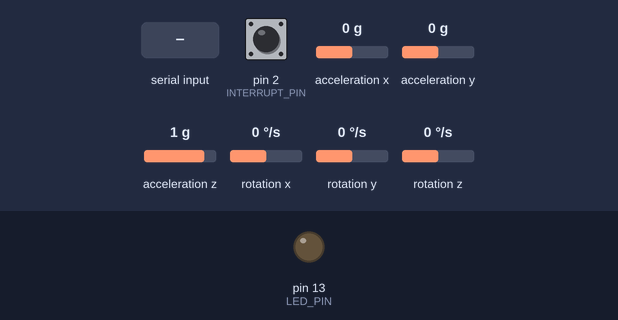
A sketch run on a simulated Arduino Uno, built with avr-gcc and run on an emulated ATmega328P. Shown: output pins drawn as LEDs (lit = HIGH). Dashed ring = blinking. Inputs (shaded band) come from the test bench; at power-on: acceleration z 1 g, acceleration y 0 g, pin 2 (INTERRUPT_PIN) LOW, acceleration x 0 g, rotation x 0 °/s, rotation y 0 °/s, rotation z 0 °/s. The sensor or clock chip raises its interrupt line as the real part does; what the sketch prints to the serial monitor is not drawn.

Above: at 0.9 s.
1.0 s: "c\n" received over Serial
At 2.29 s:
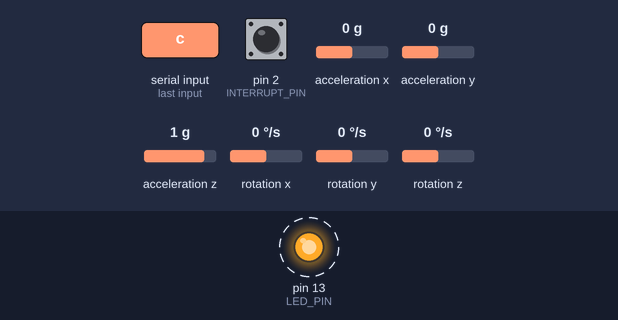
4.0 s: acceleration z set to -1.4 g
At 5.8 s:
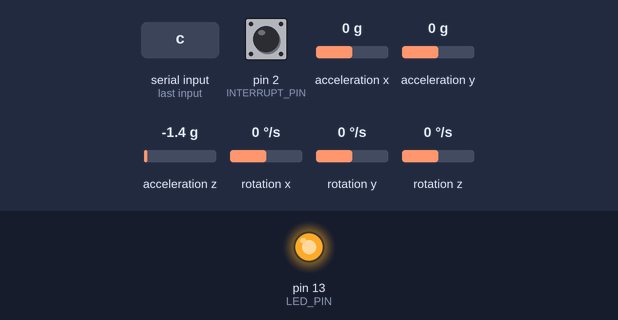
7.0 s: acceleration z set to 0 g
10.0 s: "c\n" received over the second serial link
13.0 s: "1\n" received over the second serial link
16.0 s: acceleration y set to -1.4 g
Timing chart, 0 to 20.0 s (numbered marks = the images above; inputs shaded):
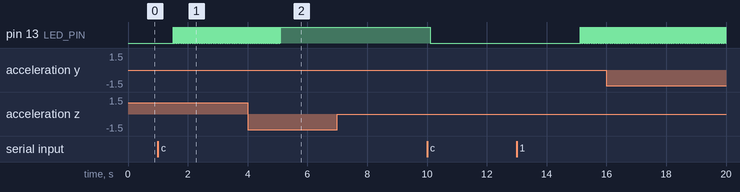

Measured:
- after the input at 1.0 s, pin 13 (LED_PIN): alternates HIGH for 0.01 s and LOW for 0.01 s, starting after 0.52 s
- after the input at 7.0 s, every drawn part: stays the same

The sketch:

baby_sensor.ino
```cpp
#include "I2Cdev.h"
#include "MPU6050_6Axis_MotionApps20.h"
//#include "MPU6050.h" // not necessary if using MotionApps include file

#include "math.h"
#include "SoftwareSerial.h"
#include <Timer.h>
// Arduino Wire library is required if I2Cdev I2CDEV_ARDUINO_WIRE implementation
// is used in I2Cdev.h
#if I2CDEV_IMPLEMENTATION == I2CDEV_ARDUINO_WIRE
    #include "Wire.h"
#endif

// class default I2C address is 0x68
// specific I2C addresses may be passed as a parameter here
// AD0 low = 0x68 (default for SparkFun breakout and InvenSense evaluation board)
// AD0 high = 0x69
Timer timer;
int warning_check_time = 0;
MPU6050 mpu;
bool checking_container[100];
int idx = 0;
SoftwareSerial bluetooth(7,8);
int elsenum = 0;
bool recheck = false;
//MPU6050 mpu(0x69); // <-- use for AD0 high

/* =========================================================================
   NOTE: In addition to connection 3.3v, GND, SDA, and SCL, this sketch
   depends on the MPU-6050's INT pin being connected to the Arduino's
   external interrupt #0 pin. On the Arduino Uno and Mega 2560, this is
   digital I/O pin 2.
 * ========================================================================= */

/* =========================================================================
   NOTE: Arduino v1.0.1 with the Leonardo board generates a compile error
   when using Serial.write(buf, len). The Teapot output uses this method.
   The solution requires a modification to the Arduino USBAPI.h file, which
   is fortunately simple, but annoying. This will be fixed in the next IDE
   release. For more info, see these links:

   http://arduino.cc/forum/index.php/topic,109987.0.html
   http://code.google.com/p/arduino/issues/detail?id=958
 * ========================================================================= */


// uncomment "OUTPUT_READABLE_QUATERNION" if you want to see the actual
// quaternion components in a [w, x, y, z] format (not best for parsing
// on a remote host such as Processing or something though)
//#define OUTPUT_READABLE_QUATERNION

// uncomment "OUTPUT_READABLE_EULER" if you want to see Euler angles
// (in degrees) calculated from the quaternions coming from the FIFO.
// Note that Euler angles suffer from gimbal lock (for more info, see
// http://en.wikipedia.org/wiki/Gimbal_lock)
//#define OUTPUT_READABLE_EULER

// uncomment "OUTPUT_READABLE_YAWPITCHROLL" if you want to see the yaw/
// pitch/roll angles (in degrees) calculated from the quaternions coming
// from the FIFO. Note this also requires gravity vector calculations.
// Also note that yaw/pitch/roll angles suffer from gimbal lock (for
// more info, see: http://en.wikipedia.org/wiki/Gimbal_lock)
#define OUTPUT_READABLE_YAWPITCHROLL

// uncomment "OUTPUT_READABLE_REALACCEL" if you want to see acceleration
// components with gravity removed. This acceleration reference frame is
// not compensated for orientation, so +X is always +X according to the
// sensor, just without the effects of gravity. If you want acceleration
// compensated for orientation, us OUTPUT_READABLE_WORLDACCEL instead.
//#define OUTPUT_READABLE_REALACCEL

// uncomment "OUTPUT_READABLE_WORLDACCEL" if you want to see acceleration
// components with gravity removed and adjusted for the world frame of
// reference (yaw is relative to initial orientation, since no magnetometer
// is present in this case). Could be quite handy in some cases.
//#define OUTPUT_READABLE_WORLDACCEL

// uncomment "OUTPUT_TEAPOT" if you want output that matches the
// format used for the InvenSense teapot demo
//#define OUTPUT_TEAPOT


#define INTERRUPT_PIN 2  // use pin 2 on Arduino Uno & most boards
#define LED_PIN 13 // (Arduino is 13, Teensy is 11, Teensy++ is 6)
bool blinkState = false;

// MPU control/status vars
bool dmpReady = false;  // set true if DMP init was successful
uint8_t mpuIntStatus;   // holds actual interrupt status byte from MPU
uint8_t devStatus;      // return status after each device operation (0 = success, !0 = error)
uint16_t packetSize;    // expected DMP packet size (default is 42 bytes)
uint16_t fifoCount;     // count of all bytes currently in FIFO
uint8_t fifoBuffer[64]; // FIFO storage buffer

// orientation/motion vars
Quaternion q;           // [w, x, y, z]         quaternion container
VectorInt16 aa;         // [x, y, z]            accel sensor measurements
VectorInt16 aaReal;     // [x, y, z]            gravity-free accel sensor measurements
VectorInt16 aaWorld;    // [x, y, z]            world-frame accel sensor measurements
VectorFloat gravity;    // [x, y, z]            gravity vector
float euler[3];         // [psi, theta, phi]    Euler angle container
float ypr[3];           // [yaw, pitch, roll]   yaw/pitch/roll container and gravity vector

// packet structure for InvenSense teapot demo
uint8_t teapotPacket[14] = { '$', 0x02, 0,0, 0,0, 0,0, 0,0, 0x00, 0x00, '\r', '\n' };


// ================================================================
// ===               INTERRUPT DETECTION ROUTINE                ===
// ================================================================

volatile bool mpuInterrupt = false;     // indicates whether MPU interrupt pin has gone high
void dmpDataReady() {
    mpuInterrupt = true;
}


// ================================================================
// ===                      INITIAL SETUP                       ===
// ================================================================

void setup() {
    // join I2C bus (I2Cdev library doesn't do this automatically)
    #if I2CDEV_IMPLEMENTATION == I2CDEV_ARDUINO_WIRE
        Wire.begin();
        Wire.setClock(400000); // 400kHz I2C clock. Comment this line if having compilation difficulties
    #elif I2CDEV_IMPLEMENTATION == I2CDEV_BUILTIN_FASTWIRE
        Fastwire::setup(400, true);
    #endif

    // initialize serial communication
    // (115200 chosen because it is required for Teapot Demo output, but it's
    // really up to you depending on your project)
    Serial.begin(115200);
    bluetooth.begin(115200);
    sensor_init();
}

/////

  void check(){
        mpu.dmpGetQuaternion(&q, fifoBuffer);
        mpu.dmpGetGravity(&gravity, &q);
        mpu.dmpGetYawPitchRoll(ypr, &q, &gravity);
        Serial.print("ypr\t");
        Serial.print(ypr[0] * 180/M_PI);
        Serial.print("\t");
        Serial.print(ypr[1] * 180/M_PI);
        Serial.print("\t");
        Serial.println(ypr[2] * 180/M_PI);

        if(fabs(ypr[2] * 180/M_PI)>90){
          Serial.print("------------------warning------------------\n");
          ifhandler();
        }
        else{
          if(recheck == true){
            bluetooth.print("stable\n");
            Serial.print("stable보냈다 보냈다 보냈따 보냈다 send data\n");
            delay(5000);
            recheck = false;
          }
          idx = 0;
          //elsehandler();
        }
  }

  void ifhandler(){
    Serial.print(idx);
    //checking_container[idx] = true;
    idx++;

    if(idx == 99){
      bluetooth.print("warning\n");
      Serial.print("보냈다 보냈다 보냈따 보냈다 send data\n");
      recheck = true;
      //elsehandler();
      delay(5000);
    }
  }
  /*
  void elsehandler(){
    idx = 0;
    for(int i = 0; i < 100; i++){
    checking_container[i] = false;
    }
  }
  */
// ================================================================
// ===                    MAIN PROGRAM LOOP                     ===
// ================================================================

void loop() {
  if(bluetooth.available()){
    Serial.write(bluetooth.read());
    Serial.write("\n");
  }
  sensor_start();
}

void sensor_init(){
    while (!Serial); // wait for Leonardo enumeration, others continue immediately

    // NOTE: 8MHz or slower host processors, like the Teensy @ 3.3V or Arduino
    // Pro Mini running at 3.3V, cannot handle this baud rate reliably due to
    // the baud timing being too misaligned with processor ticks. You must use
    // 38400 or slower in these cases, or use some kind of external separate
    // crystal solution for the UART timer.

    // initialize device
    Serial.println(F("Initializing I2C devices..."));
    mpu.initialize();
    pinMode(INTERRUPT_PIN, INPUT);

    // verify connection
    Serial.println(F("Testing device connections..."));
    Serial.println(mpu.testConnection() ? F("MPU6050 connection successful") : F("MPU6050 connection failed"));

    // wait for ready
    Serial.println(F("\nSend any character to begin DMP programming and demo: "));
    while (Serial.available() && Serial.read()); // empty buffer
    while (!Serial.available());                 // wait for data
    while (Serial.available() && Serial.read()); // empty buffer again

    // load and configure the DMP
    Serial.println(F("Initializing DMP..."));
    devStatus = mpu.dmpInitialize();

    // supply your own gyro offsets here, scaled for min sensitivity
    mpu.setXGyroOffset(220);
    mpu.setYGyroOffset(76);
    mpu.setZGyroOffset(-85);
    mpu.setZAccelOffset(1788); // 1688 factory default for my test chip

    // make sure it worked (returns 0 if so)
    if (devStatus == 0) {
        // Calibration Time: generate offsets and calibrate our MPU6050
        mpu.CalibrateAccel(6);
        mpu.CalibrateGyro(6);
        mpu.PrintActiveOffsets();
        // turn on the DMP, now that it's ready
        Serial.println(F("Enabling DMP..."));
        mpu.setDMPEnabled(true);

        // enable Arduino interrupt detection
        Serial.print(F("Enabling interrupt detection (Arduino external interrupt "));
        Serial.print(digitalPinToInterrupt(INTERRUPT_PIN));
        Serial.println(F(")..."));
        attachInterrupt(digitalPinToInterrupt(INTERRUPT_PIN), dmpDataReady, RISING);
        mpuIntStatus = mpu.getIntStatus();

        // set our DMP Ready flag so the main loop() function knows it's okay to use it
        Serial.println(F("DMP ready! Waiting for first interrupt..."));
        dmpReady = true;

        // get expected DMP packet size for later comparison
        packetSize = mpu.dmpGetFIFOPacketSize();
    } else {
        // ERROR!
        // 1 = initial memory load failed
        // 2 = DMP configuration updates failed
        // (if it's going to break, usually the code will be 1)
        Serial.print(F("DMP Initialization failed (code "));
        Serial.print(devStatus);
        Serial.println(F(")"));
    }

    // configure LED for output
    pinMode(LED_PIN, OUTPUT);
}
void sensor_start(){
  // if programming failed, don't try to do anything
    if (!dmpReady) return;

    // wait for MPU interrupt or extra packet(s) available
    while (!mpuInterrupt && fifoCount < packetSize) {
        if (mpuInterrupt && fifoCount < packetSize) {
          // try to get out of the infinite loop
          fifoCount = mpu.getFIFOCount();
        }
        // other program behavior stuff here
        // .
        // .
        // .
        // if you are really paranoid you can frequently test in between other
        // stuff to see if mpuInterrupt is true, and if so, "break;" from the
        // while() loop to immediately process the MPU data
        // .
        // .
        // .
    }

    // reset interrupt flag and get INT_STATUS byte
    mpuInterrupt = false;
    mpuIntStatus = mpu.getIntStatus();

    // get current FIFO count
    fifoCount = mpu.getFIFOCount();
  if(fifoCount < packetSize){
          //Lets go back and wait for another interrupt. We shouldn't be here, we got an interrupt from another event
      // This is blocking so don't do it   while (fifoCount < packetSize) fifoCount = mpu.getFIFOCount();
  }
    // check for overflow (this should never happen unless our code is too inefficient)
    else if ((mpuIntStatus & (0x01 << MPU6050_INTERRUPT_FIFO_OFLOW_BIT)) || fifoCount >= 1024) {
        // reset so we can continue cleanly
        mpu.resetFIFO();
      //  fifoCount = mpu.getFIFOCount();  // will be zero after reset no need to ask
        Serial.println(F("FIFO overflow!"));

    // otherwise, check for DMP data ready interrupt (this should happen frequently)
    } else if (mpuIntStatus & (0x01 << MPU6050_INTERRUPT_DMP_INT_BIT)) {

        // read a packet from FIFO
  while(fifoCount >= packetSize){ // Lets catch up to NOW, someone is using the dreaded delay()!
    mpu.getFIFOBytes(fifoBuffer, packetSize);
    // track FIFO count here in case there is > 1 packet available
    // (this lets us immediately read more without waiting for an interrupt)
    fifoCount -= packetSize;
  }
        #ifdef OUTPUT_READABLE_QUATERNION
            // display quaternion values in easy matrix form: w x y z
            mpu.dmpGetQuaternion(&q, fifoBuffer);
            Serial.print("quat\t");
            Serial.print(q.w);
            Serial.print("\t");
            Serial.print(q.x);
            Serial.print("\t");
            Serial.print(q.y);
            Serial.print("\t");
            Serial.println(q.z);
        #endif

        #ifdef OUTPUT_READABLE_EULER
            // display Euler angles in degrees
            mpu.dmpGetQuaternion(&q, fifoBuffer);
            mpu.dmpGetEuler(euler, &q);
            Serial.print("euler\t");
            Serial.print(euler[0] * 180/M_PI);
            Serial.print("\t");
            Serial.print(euler[1] * 180/M_PI);
            Serial.print("\t");
            Serial.println(euler[2] * 180/M_PI);
        #endif
        check();
/*
        #ifdef OUTPUT_READABLE_YAWPITCHROLL
            // display Euler angles in degrees
            mpu.dmpGetQuaternion(&q, fifoBuffer);
            mpu.dmpGetGravity(&gravity, &q);
            mpu.dmpGetYawPitchRoll(ypr, &q, &gravity);
            Serial.print("ypr\t");
            Serial.print(ypr[0] * 180/M_PI);
            Serial.print("\t");
            Serial.print(ypr[1] * 180/M_PI);
            Serial.print("\t");
            Serial.println(ypr[2] * 180/M_PI);

            if(fabs(ypr[2] * 180/M_PI)>90){
              timer.every(warning_check_time, check);
              Serial.print("------------------warning------------------\n");
              bluetooth.print("warning");
            }
        #endif
*/
        #ifdef OUTPUT_READABLE_REALACCEL
            // display real acceleration, adjusted to remove gravity
            mpu.dmpGetQuaternion(&q, fifoBuffer);
            mpu.dmpGetAccel(&aa, fifoBuffer);
            mpu.dmpGetGravity(&gravity, &q);
            mpu.dmpGetLinearAccel(&aaReal, &aa, &gravity);
            Serial.print("areal\t");
            Serial.print(aaReal.x);
            Serial.print("\t");
            Serial.print(aaReal.y);
            Serial.print("\t");
            Serial.println(aaReal.z);
        #endif

        #ifdef OUTPUT_READABLE_WORLDACCEL
            // display initial world-frame acceleration, adjusted to remove gravity
            // and rotated based on known orientation from quaternion
            mpu.dmpGetQuaternion(&q, fifoBuffer);
            mpu.dmpGetAccel(&aa, fifoBuffer);
            mpu.dmpGetGravity(&gravity, &q);
            mpu.dmpGetLinearAccel(&aaReal, &aa, &gravity);
            mpu.dmpGetLinearAccelInWorld(&aaWorld, &aaReal, &q);
            Serial.print("aworld\t");
            Serial.print(aaWorld.x);
            Serial.print("\t");
            Serial.print(aaWorld.y);
            Serial.print("\t");
            Serial.println(aaWorld.z);
        #endif

        #ifdef OUTPUT_TEAPOT
            // display quaternion values in InvenSense Teapot demo format:
            teapotPacket[2] = fifoBuffer[0];
            teapotPacket[3] = fifoBuffer[1];
            teapotPacket[4] = fifoBuffer[4];
            teapotPacket[5] = fifoBuffer[5];
            teapotPacket[6] = fifoBuffer[8];
            teapotPacket[7] = fifoBuffer[9];
            teapotPacket[8] = fifoBuffer[12];
            teapotPacket[9] = fifoBuffer[13];
            Serial.write(teapotPacket, 14);
            teapotPacket[11]++; // packetCount, loops at 0xFF on purpose
        #endif

        // blink LED to indicate activity
        blinkState = !blinkState;
        digitalWrite(LED_PIN, blinkState);
    }
  }
```
